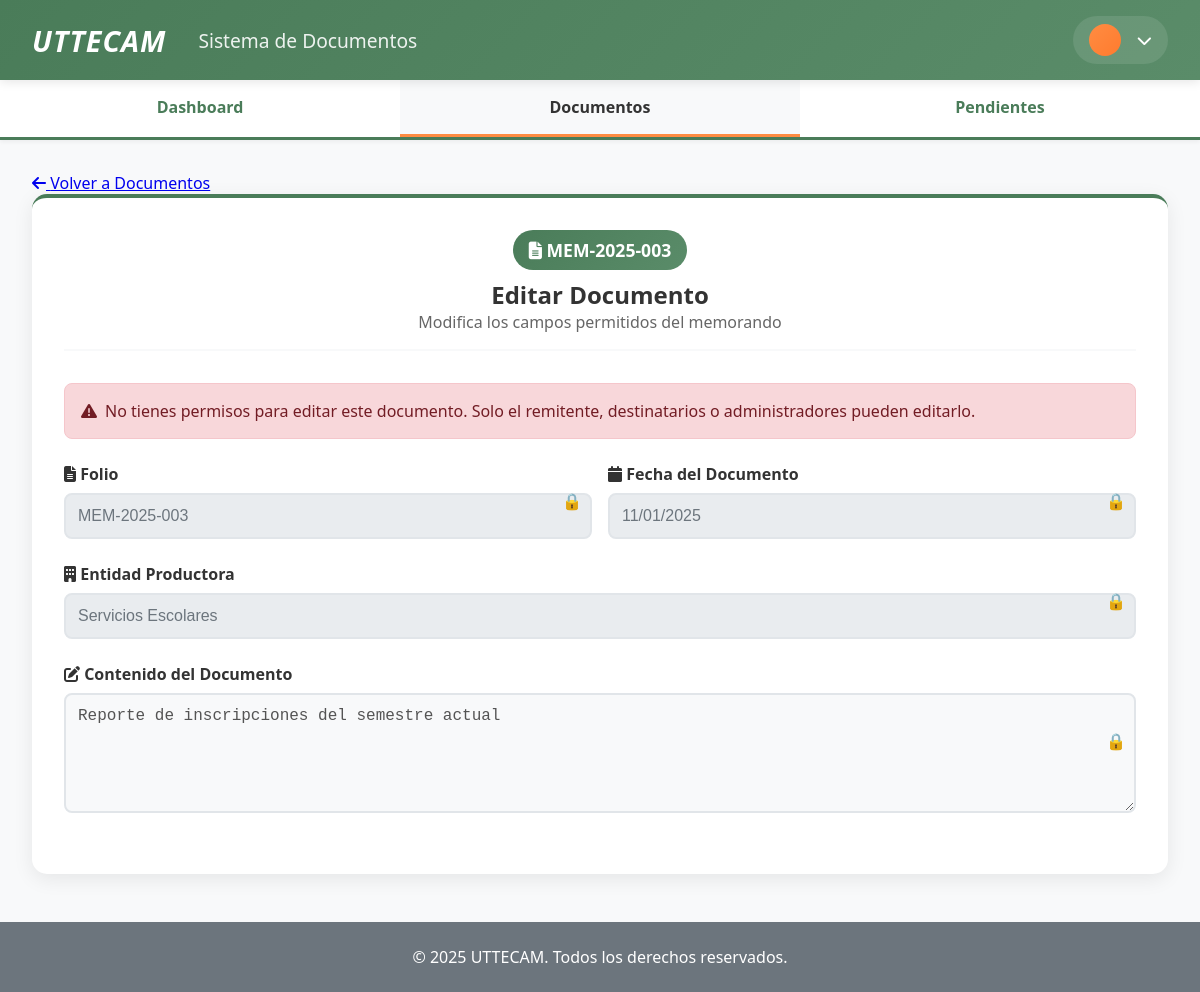
Page /public/editar-documento/3 (signed in) on the committed database.
### tables this page shows
CREATE TABLE `memorandos` (
  `id` bigint NOT NULL AUTO_INCREMENT,
  `folio` varchar(50) NOT NULL,
  `fecha_recepcion` timestamp NULL DEFAULT CURRENT_TIMESTAMP,
  `entidad_productora` varchar(255) DEFAULT NULL,
  `remitente_id` bigint NOT NULL,
  `fecha_documento` date DEFAULT NULL,
  `contenido` text NOT NULL,
  `destinatario_id` bigint DEFAULT NULL,
  `urgencia` enum('urgente','ordinario') DEFAULT 'ordinario',
  `documento_blob` longblob,
  `area_destino_id` bigint DEFAULT NULL,
  `fecha_recepcion_destino` timestamp NULL DEFAULT NULL,
  `fecha_requerida_respuesta` date DEFAULT NULL,
  `estatus_atencion` enum('pendiente','proceso','atendido') DEFAULT 'pendiente',
  `fecha_limite` date DEFAULT NULL,
  `fecha_creacion` timestamp NULL DEFAULT CURRENT_TIMESTAMP,
  `fecha_resolucion_final` date DEFAULT NULL,
  `area_id` bigint NOT NULL,
  PRIMARY KEY (`id`),
  UNIQUE KEY `folio` (`folio`),
  KEY `remitente_id` (`remitente_id`),
  KEY `destinatario_id` (`destinatario_id`),
  KEY `area_id` (`area_id`),
  KEY `area_destino_id` (`area_destino_id`)
);

### server/controllers/DocumentController.php (called while the page is built, shortened)
<?php
require_once __DIR__ . '/../db.php';
class DocumentController {
    public function puedeEditarEstatus($memorando_id, $usuario_id) {
        global $pdo;
        try {
            $stmt = $pdo->prepare("
                SELECT COUNT(*) as count
                FROM documento_destinatarios
                WHERE memorando_id = ? AND destinatario_id = ?
            ");
            $stmt->execute([$memorando_id, $usuario_id]);
            $result = $stmt->fetch(PDO::FETCH_ASSOC);
            return $result['count'] > 0;
        } catch (Exception $e) {
            error_log("Error al verificar permisos: " . $e->getMessage());
            return false;
        }
    }
    public function obtenerDocumentoPorId($id) {
        global $pdo;
        try {
            $stmt = $pdo->prepare("
                SELECT m.*, u1.nombre as remitente_nombre, a1.nombre as area_nombre, a2.nombre as area_destino_nombre
                FROM memorandos m
                LEFT JOIN usuarios u1 ON m.remitente_id = u1.id
                LEFT JOIN areas a1 ON m.area_id = a1.id
                LEFT JOIN areas a2 ON m.area_destino_id = a2.id
                WHERE m.id = ?
            ");
            $stmt->execute([$id]);
            return $stmt->fetch(PDO::FETCH_ASSOC);
        } catch (Exception $e) {
            error_log("Error al obtener documento: " . $e->getMessage());
            return null;
        }
    }
}
?>

### server/middleware/AuthMiddleware.php (called while the page is built, shortened)
<?php
class AuthMiddleware {
    public static function getUser() {
        return $_SESSION['usuario'] ?? null;
    }
}
?>

### server/views/editar-documento.php (the view, shortened to what this page needs)
<?php
require_once __DIR__ . '/../middleware/AuthMiddleware.php';
require_once __DIR__ . '/../controllers/DocumentController.php';
$documento_id = $_GET['id'] ?? 0;
$documentController = new DocumentController();
$documento = $documentController->obtenerDocumentoPorId($documento_id);
$usuario = AuthMiddleware::getUser();
$areas = $documentController->obtenerAreas();
$destinatarios = $documentController->obtenerDestinatariosDocumento($documento_id);
$puedeEditarEstatus = $documentController->puedeEditarEstatus($documento_id, $usuario['id']);
$esRemitente = $documento['remitente_id'] == $usuario['id'];
$esAdmin = $usuario['rol'] === 'admin';
?>
<!DOCTYPE html>
<html lang="es">
<head>
    <link rel="stylesheet" href="./../../server/assets/styles.css">
    <link rel="stylesheet" href="https://cdnjs.cloudflare.com/ajax/libs/font-awesome/6.4.0/css/all.min.css">
</head>
<body>
    <?php include __DIR__ . '/../components/header.php'; ?>
    <?php $current_page = 'documentos'; include __DIR__ . '/../components/navigation.php'; ?>
    <div class="container">
        <a href="<?php echo $base_url; ?>/documentos" class="back-btn">
            <i class="fas fa-arrow-left"></i> Volver a Documentos
        </a>
        <div class="card">
            <div class="form-header">
                <div class="folio-highlight">
                    <i class="fas fa-file-alt"></i> <?php echo htmlspecialchars($documento['folio']); ?>
                </div>
                <h2 style="color: #333;">Editar Documento</h2>
                <p style="color: #666;">Modifica los campos permitidos del memorando</p>
            </div>
            <?php if (!$esRemitente && !$esAdmin && !$puedeEditarEstatus): ?>
                <div class="permission-notice error">
                    <i class="fas fa-exclamation-triangle"></i>
                    <span>No tienes permisos para editar este documento. Solo el remitente, destinatarios o administradores pueden editarlo.</span>
                </div>
            <?php endif; ?>
            <form action="<?php echo $base_url; ?>/actualizar-documento" method="POST">
                <?php if ($esRemitente || $esAdmin): ?>
                    <div class="form-row">
                        <div class="form-group">
                            <label for="folio"><i class="fas fa-file-alt"></i> Folio *</label>
                            <input type="text" id="folio" name="folio" class="form-input" required
                                   value="<?php echo htmlspecialchars($documento['folio']); ?>">
                        </div>
                        <div class="form-group">
                            <label for="fecha_documento"><i class="fas fa-calendar"></i> Fecha del Documento</label>
                            <input type="date" id="fecha_documento" name="fecha_documento" class="form-input"
                                   value="<?php echo $documento['fecha_documento']; ?>">
                        </div>
                    </div>
                    <div class="form-group">
                        <label for="entidad_productora"><i class="fas fa-building"></i> Entidad Productora</label>
                        <input type="text" id="entidad_productora" name="entidad_productora" class="form-input"
                               placeholder="Ej: Dirección General" value="<?php echo htmlspecialchars($documento['entidad_productora']); ?>">
                    </div>
                    <div class="form-group">
                        <label><i class="fas fa-users"></i> Destinatarios (No editable)</label>
                        <div class="destinatarios-readonly">
                            <?php foreach ($destinatarios as $dest): ?>
                                <span class="destinatario-tag">
                                    <div class="destinatario-avatar">
                                        <?php echo strtoupper(substr($dest['nombre'], 0, 1)); ?>
                                    </div>
                                    <?php echo htmlspecialchars($dest['nombre']); ?>
                                </span>
                            <?php endforeach; ?>
                        </div>
                        <small style="color: #666; font-size: 0.9rem;">
                            <i class="fas fa-info-circle"></i> Los destinatarios no pueden modificarse después de crear el documento
                        </small>
                    </div>
                    <div class="form-row">
                        <div class="form-group">
                            <label for="area_destino_id"><i class="fas fa-arrow-right"></i> Área Destino</label>
                            <select id="area_destino_id" name="area_destino_id" class="form-select">
                                <option value="">Seleccionar área destino</option>
                                <?php foreach ($areas as $area): ?>
                                    <option value="<?php echo $area['id']; ?>"
                                            <?php echo $area['id'] == $documento['area_destino_id'] ? 'selected' : ''; ?>>
                                        <?php echo htmlspecialchars($area['nombre']); ?>
                                    </option>
                                <?php endforeach; ?>
                            </select>
                        </div>
                        <div class="form-group">
                            <label for="urgencia"><i class="fas fa-flag"></i> Urgencia *</label>
                            <select id="urgencia" name="urgencia" class="form-select" required>
                                <option value="ordinario" <?php echo $documento['urgencia'] === 'ordinario' ? 'selected' : ''; ?>>Ordinario</option>
                                <option value="urgente" <?php echo $documento['urgencia'] === 'urgente' ? 'selected' : ''; ?>>Urgente</option>
                            </select>
                        </div>
                    </div>
                    <div class="form-group">
                        <label for="contenido"><i class="fas fa-edit"></i> Contenido del Documento *</label>
                        <textarea id="contenido" name="contenido" class="form-textarea" required
                                  placeholder="Escriba el contenido del memorando..."><?php echo htmlspecialchars($documento['contenido']); ?></textarea>
                    </div>
                    <div class="form-row">
                        <div class="form-group">
                            <label for="fecha_requerida_respuesta"><i class="fas fa-clock"></i> Fecha Requerida de Respuesta</label>
                            <input type="date" id="fecha_requerida_respuesta" name="fecha_requerida_respuesta" class="form-input"
                                   value="<?php echo $documento['fecha_requerida_respuesta']; ?>">
                        </div>
                        <div class="form-group">
                            <label for="fecha_limite"><i class="fas fa-exclamation-circle"></i> Fecha Límite</label>
                            <input type="date" id="fecha_limite" name="fecha_limite" class="form-input"
                                   value="<?php echo $documento['fecha_limite']; ?>">
                        </div>
                    </div>
                    <button type="submit" class="btn-submit">
                        <i class="fas fa-save"></i> Actualizar Documento
                    </button>
                <?php else: ?>
                    <div class="form-row">
                        <div class="form-group disabled-field">
                            <label><i class="fas fa-file-alt"></i> Folio</label>
                            <input type="text" class="form-input" disabled value="<?php echo htmlspecialchars($documento['folio']); ?>">
                        </div>
                        <div class="form-group disabled-field">
                            <label><i class="fas fa-calendar"></i> Fecha del Documento</label>
                            <input type="text" class="form-input" disabled value="<?php echo $documento['fecha_documento'] ? date('d/m/Y', strtotime($documento['fecha_documento'])) : 'N/A'; ?>">
                        </div>
                    </div>
                    <div class="form-group disabled-field">
                        <label><i class="fas fa-building"></i> Entidad Productora</label>
                        <input type="text" class="form-input" disabled value="<?php echo htmlspecialchars($documento['entidad_productora']); ?>">
                    </div>
                    <div class="form-group disabled-field">
                        <label><i class="fas fa-edit"></i> Contenido del Documento</label>
                        <textarea class="form-textarea" disabled><?php echo htmlspecialchars($documento['contenido']); ?></textarea>
                    </div>
                <?php endif; ?>
            </form>
        </div>
    </div>
    <div class="footer">
        © 2025 UTTECAM. Todos los derechos reservados.
    </div>
</body>
</html>

### server/assets/styles.css (style rules this page uses)
* { margin: 0; padding: 0; box-sizing: border-box; }
body { font-family: "Segoe UI", Tahoma, Geneva, Verdana, sans-serif; background: #f8f9fa; min-height: 100vh; }
.container { max-width: 1200px; margin: 2rem auto; padding: 0 2rem; animation: fadeInUp 0.7s ease-out; }
.card { background: white; padding: 2rem; border-radius: 15px; box-shadow: 0 5px 20px rgba(0, 0, 0, 0.08); border-top: 4px solid #4a7c59; }
.form-group { margin-bottom: 1.5rem; animation: fadeIn 0.8s ease-out; }
.form-group label { display: block; margin-bottom: 0.5rem; color: #333; font-weight: 600; }
.form-input, .form-select, .form-textarea { width: 100%; padding: 0.75rem; border: 2px solid #e1e5e9; border-radius: 8px; font-size: 1rem; transition: all 0.3s ease; background: #f8f9fa; }
.form-textarea { min-height: 120px; resize: vertical; }
.form-row { display: grid; grid-template-columns: 1fr 1fr; gap: 1rem; }
.footer { background: #6c757d; color: white; text-align: center; padding: 1.5rem; margin-top: 3rem; }

### server/views/editar-documento.php (style rules this page uses)
.form-header { text-align: center; margin-bottom: 2rem; padding-bottom: 1rem; border-bottom: 2px solid #f8f9fa; }
.folio-highlight { background: linear-gradient(135deg, #4a7c59 0%, #5a8c69 100%); color: white; padding: 0.5rem 1rem; border-radius: 20px; font-weight: bold; font-size: 1.1rem; display: inline-block; margin-bottom: 0.5rem; }
.permission-notice { background: #fff3cd; border: 1px solid #ffeaa7; color: #856404; padding: 1rem; border-radius: 8px; margin-bottom: 1.5rem; display: flex; align-items: center; gap: 0.5rem; }
.permission-notice.error { background: #f8d7da; border-color: #f5c6cb; color: #721c24; }
.form-input:disabled, .form-select:disabled { background: #e9ecef; color: #6c757d; cursor: not-allowed; }
.disabled-field { position: relative; }
.disabled-field::after { content: "🔒"; position: absolute; right: 10px; top: 50%; transform: translateY(-50%); color: #6c757d; }

### rows in the picture
memorandos: folio "MEM-2025-003", fecha_documento "11/01/2025", entidad_productora "Servicios Escolares", contenido "Reporte de inscripciones del semestre actual"

### other values in the picture
$page_title "Sistema de Documentos"
